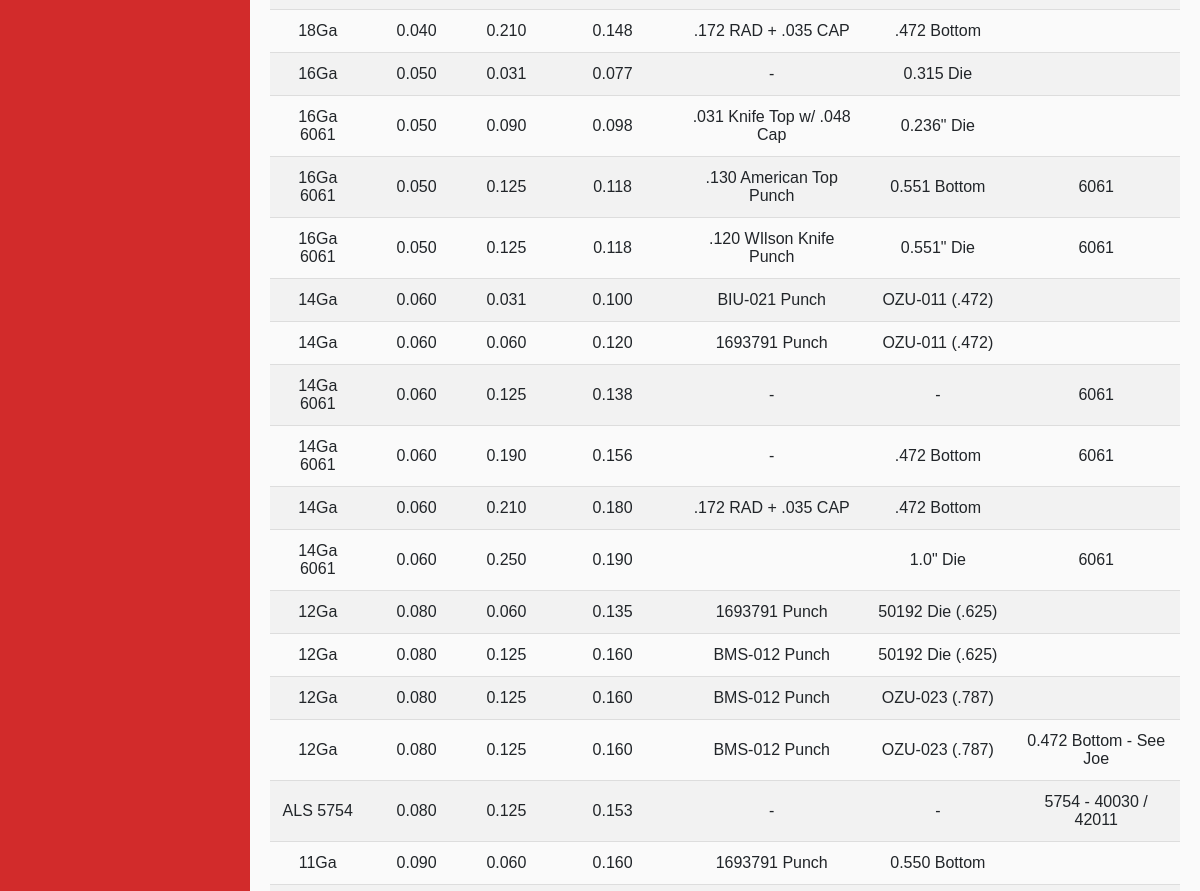
The app's page /bdals (middle part), older data.
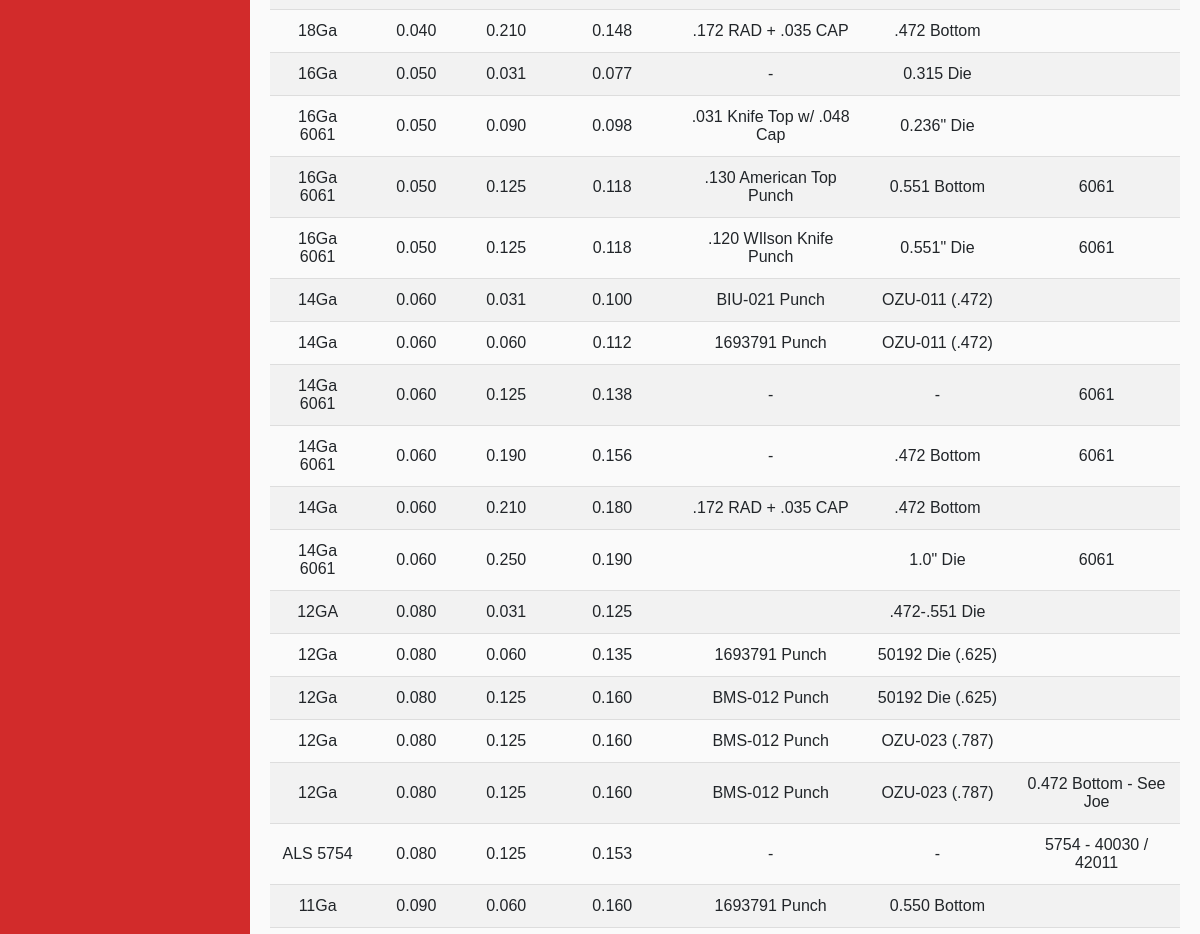
The same page, newer data.
### app/models.py (models this page shows, shortened)
class Bendd(Base):
    __tablename__ = 'bendd'
    id = Column(Integer, primary_key=True)
    matl = Column(String(10))
    desc = Column(String(25))
    gauge = Column(String(10))
    thick = Column(String(50))
    rad = Column(String(50))
    bd = Column(String(50))
    pt = Column(String(120))
    dt = Column(String(120))
    notes = Column(String(120))

### app/routes.py (the view)
@app.route('/bdals')
def bdals():
    bds = Bendd.query.order_by('thick', 'rad').all()
    return render_template('bdals.html', bds=bds)

### app/routes.py (called while the page is built)
@app.teardown_appcontext
def shutdown_session(exception=None):
    db_session.remove()

### app/templates/bdals.html (shortened to what this page needs)
{% extends 'bdbase.html' %}
{% block content %}
    <br>
    <body>
            <table id="myTable">
            {% for bd in bds %}
                {% if bd.desc == 'ALS' %}
                    <tr id={{ bd.id }}>
                        <td align='center'><a href="/edit_bd/{{ bd.id }}"> {{ bd.gauge }} </a></td>
                        <td align='center'> {{ bd.thick }} </td>
                        <td align='center'> {{ bd.rad }} </td>
                        <td align='center'> {{ bd.bd }} </td>
                        <td align='center'> {{ bd.pt }} </td>
                        <td align='center'> {{ bd.dt }} </td>
                        <td align='center'> {{ bd.notes }} </td>
                    </tr>
                {% endif %}
            {% endfor %}
            </table>
    </body>
{% endblock %}

Row changes from the older to the newer data that the page shows:
changed Bendd (number 7 of 18 on the later page): bd "0.120" → "0.112"
added Bendd: gauge "12GA", thick "0.080", rad "0.031", bd "0.125", dt ".472-.551 Die"
